Frame 1 (no input): blank canvas, image omitted
Frame 60 (the mouse pressed at the canvas centre just before this capture): blank canvas, image omitted
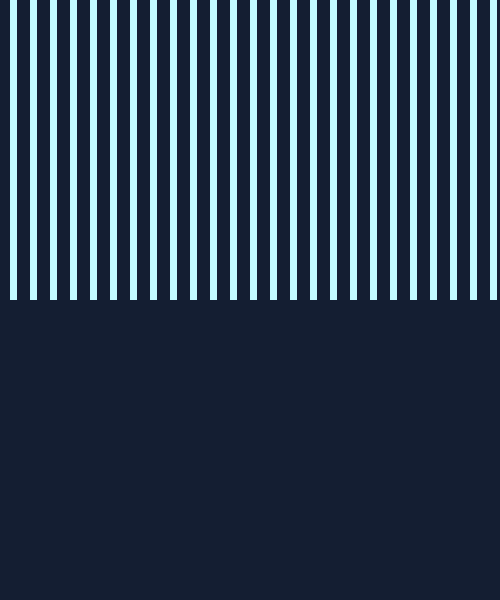
Frame 120 (the mouse held since frame 60 and released just before this capture)

The Processing sketch whose frames 1 and 60 were blank and that drew this single picture after the mouse press (run headless with seeded random() and noise(); from frame 60 on, the mouse is pressed at the canvas centre):

// Processing sketch: processing_115149
// ── processing_115149.pde

void setup() {
  size(500, 600);
  noStroke();
  background(20,30 ,50);
}

void draw() {
  int [] ballXValues= {10, 30, 50, 70, 90,110,130,150,170,190,210,230,250,270,290,310,330,350,370,390,410,430,450,470,490,510,530,550,570,590};
  for (int i=0;i<=29;i++){
    fill(195, mouseX, mouseY);
    rect(ballXValues [i], 0, 7, mouseY);

     }
}
